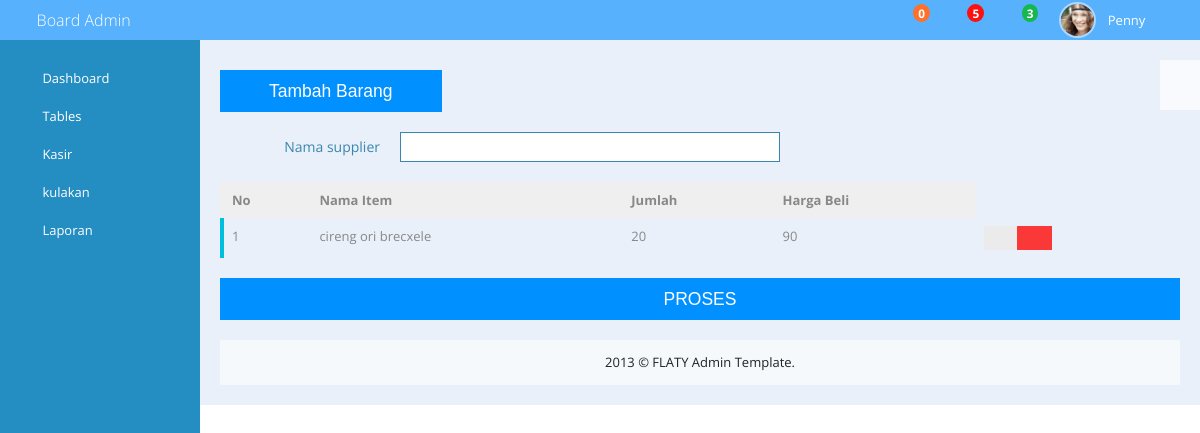
The app's page /form_kulakan.php with its own data.
### tables this page shows
CREATE TABLE IF NOT EXISTS `gatel2` (
  `nama` varchar(20) NOT NULL,
  `jumlah` int(11) NOT NULL,
  `hargabeli` int(11) NOT NULL
);

### form_kulakan.php (the view, shortened to what this page needs)
<!DOCTYPE html>
 <html class="no-js">
     <head>
        <link rel="stylesheet" href="assets/bootstrap/bootstrap.min.css">
        <link rel="stylesheet" href="assets/bootstrap/bootstrap-responsive.min.css">
        <link rel="stylesheet" href="assets/font-awesome/css/font-awesome.min.css">
        <link rel="stylesheet" href="assets/normalize/normalize.css">
        <link rel="stylesheet" type="text/css" href="assets/chosen-bootstrap/chosen.min.css" />
        <link rel="stylesheet" type="text/css" href="assets/jquery-tags-input/jquery.tagsinput.css" />
        <link rel="stylesheet" type="text/css" href="assets/bootstrap-fileupload/bootstrap-fileupload.css" />
        <link rel="stylesheet" type="text/css" href="assets/bootstrap-colorpicker/css/colorpicker.css" />
        <link rel="stylesheet" type="text/css" href="assets/bootstrap-timepicker/compiled/timepicker.css" />
        <link rel="stylesheet" type="text/css" href="assets/clockface/css/clockface.css" />
        <link rel="stylesheet" type="text/css" href="assets/bootstrap-datepicker/css/datepicker.css" />
        <link rel="stylesheet" type="text/css" href="assets/bootstrap-daterangepicker/daterangepicker.css" />
        <link rel="stylesheet" type="text/css" href="assets/bootstrap-switch/static/stylesheets/bootstrap-switch.css" />
        <link rel="stylesheet" type="text/css" href="assets/bootstrap-wysihtml5/bootstrap-wysihtml5.css" />
        <link rel="stylesheet" href="css/flaty.css">
        <link rel="stylesheet" href="css/flaty-responsive.css">
    </head>
    <body>
       <?php include("header.php"); ?>
        <div class="container-fluid" id="main-container">
            <div id="sidebar" class="nav-collapse">
<                <?php include("menu.php"); ?>
            </div>
            <div id="main-content">
               <div class="row-fluid">
                    <div class="span3">
                        <div class="box box-black">
                                <a href="tambah_barang_kulakan.php"><button class="btn-block btn btn-large btn-primary">Tambah Barang </button></a>
                           <br>
                            </div>
                        </div>
                </div>
                <div class="row-fluid">
                      <form action="tamjual3.php" method="post" class="form-horizontal">
                  <div class="control-group info">
                    <label class="control-label">Nama supplier</label>
                    <div class="controls">
                        <input type="text" class="span6" name="asu"/>
                     </div>
                   </div>
                   </div>
                            <div class="box-content">
                                <table class="table table-advance">
                                <thead>
                                    <tr>
                                        <th>No</th>
                                        <th>Nama Item</th>
                                        <th>Jumlah</th>
                                        <th>Harga Beli</th>
                                    </tr>
                                </thead>
                                   <?php
                                    $no = 1;
                                    $query = "select * from gatel2";
                                    $hasil = mysql_query($query);
                                    if (mysql_num_rows($hasil)>0)
                                    {
                                    while ($data = mysql_fetch_array ($hasil))
                                    {
                                    ?>
                                    <tbody>
                                    <tr class="table-flag-blue">
                                        <td><?php echo $no++; ?></td>
                                        <td><?php echo $data['nama']; ?></td>
                                        <td><?php echo $data['jumlah']; ?></td>
                                        <td><?php echo $data['hargabeli']; ?></td>
                                        <td>
                                            <div class="btn-group">
                                               <a class="btn btn-small show-tooltip" title="Edit" href="edit_tambarang2.php?nama=<?php echo $data['nama'];?>&aksi=edit3" role="button" data-toggle="modal"><i class="icon-edit"></i></a>
                                                <a class="btn btn-small btn-danger show-tooltip" title="Delete" href="proses.php?nama=<?php echo $data['nama']; ?>&aksi=hapus2"><i class="icon-trash"></i></a>
                                            </div>
                                        </td>
                                    </tr>
                                    </tbody>
                                    <?php
                                    }
                                    }
                                    ?>
                                </table>
                                <button class="btn-block btn btn-large btn-primary" type="submit">PROSES</button>
                    </div>
                <footer>
                    <p>2013 © FLATY Admin Template.</p>
                </footer>
            </div>
        </div>
    </body>
</html>

### records on screen
gatel2: nama "cireng ori brecxele", jumlah "20", hargabeli "90"
